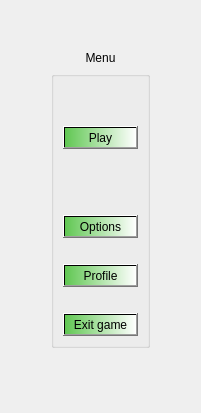
      <widget class="QWidget" name="page_GameMenu">
       <layout class="QGridLayout" name="gridLayout_4">
        <property name="bottomMargin">
         <number>25</number>
        </property>
        <item row="3" column="1">
         <widget class="QGroupBox" name="groupBox_7">
          <property name="title">
           <string/>
          </property>
          <property name="flat">
           <bool>true</bool>
          </property>
          <layout class="QVBoxLayout" name="verticalLayout_6">
           <item>
            <spacer name="verticalSpacer_10">
             <property name="orientation">
              <enum>Qt::Vertical</enum>
             </property>
             <property name="sizeHint" stdset="0">
              <size>
               <width>20</width>
               <height>40</height>
              </size>
             </property>
            </spacer>
           </item>
           <item>
            <layout class="QVBoxLayout" name="verticalLayout_7">
             <item>
              <widget class="QPushButton" name="pushButton_Play">
               <property name="cursor">
                <cursorShape>PointingHandCursor</cursorShape>
               </property>
               <property name="styleSheet">
                <string notr="true">background-color: qlineargradient(spread:pad, x1:0, y1:0, x2:1, y2:0, stop:0 rgba(96, 199, 82, 255), stop:1 rgba(255, 255, 255, 255));</string>
               </property>
               <property name="text">
                <string>Play</string>
               </property>
              </widget>
             </item>
             <item>
              <spacer name="horizontalSpacer_13">
               <property name="orientation">
                <enum>Qt::Horizontal</enum>
               </property>
               <property name="sizeHint" stdset="0">
                <size>
                 <width>40</width>
                 <height>20</height>
                </size>
               </property>
              </spacer>
             </item>
             <item>
              <spacer name="horizontalSpacer_43">
               <property name="orientation">
                <enum>Qt::Horizontal</enum>
               </property>
               <property name="sizeHint" stdset="0">
                <size>
                 <width>40</width>
                 <height>20</height>
                </size>
               </property>
              </spacer>
             </item>
             <item>
              <spacer name="horizontalSpacer_12">
               <property name="orientation">
                <enum>Qt::Horizontal</enum>
               </property>
               <property name="sizeHint" stdset="0">
                <size>
                 <width>40</width>
                 <height>20</height>
                </size>
               </property>
              </spacer>
             </item>
             <item>
              <widget class="QPushButton" name="pushButton_Options">
               <property name="cursor">
                <cursorShape>PointingHandCursor</cursorShape>
               </property>
               <property name="styleSheet">
                <string notr="true">background-color: qlineargradient(spread:pad, x1:0, y1:0, x2:1, y2:0, stop:0 rgba(96, 199, 82, 255), stop:1 rgba(255, 255, 255, 255));</string>
               </property>
               <property name="text">
                <string>Options</string>
               </property>
              </widget>
             </item>
             <item>
              <spacer name="horizontalSpacer_11">
               <property name="orientation">
                <enum>Qt::Horizontal</enum>
               </property>
               <property name="sizeHint" stdset="0">
                <size>
                 <width>40</width>
                 <height>20</height>
                </size>
               </property>
              </spacer>
             </item>
             <item>
              <widget class="QPushButton" name="pushButton_2">
               <property name="styleSheet">
                <string notr="true">background-color: qlineargradient(spread:pad, x1:0, y1:0, x2:1, y2:0, stop:0 rgba(96, 199, 82, 255), stop:1 rgba(255, 255, 255, 255));</string>
               </property>
               <property name="text">
                <string>Profile</string>
               </property>
              </widget>
             </item>
             <item>
              <spacer name="horizontalSpacer_14">
               <property name="orientation">
                <enum>Qt::Horizontal</enum>
               </property>
               <property name="sizeHint" stdset="0">
                <size>
                 <width>40</width>
                 <height>20</height>
                </size>
               </property>
              </spacer>
             </item>
             <item>
              <widget class="QPushButton" name="pushButton_Exit">
               <property name="cursor">
                <cursorShape>PointingHandCursor</cursorShape>
               </property>
               <property name="styleSheet">
                <string notr="true">background-color: qlineargradient(spread:pad, x1:0, y1:0, x2:1, y2:0, stop:0 rgba(96, 199, 82, 255), stop:1 rgba(255, 255, 255, 255));</string>
               </property>
               <property name="text">
                <string>Exit game</string>
               </property>
              </widget>
             </item>
            </layout>
           </item>
          </layout>
         </widget>
        </item>
        <item row="1" column="1">
         <spacer name="verticalSpacer_9">
          <property name="orientation">
           <enum>Qt::Vertical</enum>
          </property>
          <property name="sizeHint" stdset="0">
           <size>
            <width>20</width>
            <height>40</height>
           </size>
          </property>
         </spacer>
        </item>
        <item row="3" column="2">
         <spacer name="horizontalSpacer_17">
          <property name="orientation">
           <enum>Qt::Horizontal</enum>
          </property>
          <property name="sizeHint" stdset="0">
           <size>
            <width>40</width>
            <height>20</height>
           </size>
          </property>
         </spacer>
        </item>
        <item row="4" column="1">
         <spacer name="verticalSpacer_8">
          <property name="orientation">
           <enum>Qt::Vertical</enum>
          </property>
          <property name="sizeHint" stdset="0">
           <size>
            <width>20</width>
            <height>40</height>
           </size>
          </property>
         </spacer>
        </item>
        <item row="3" column="0">
         <spacer name="horizontalSpacer_16">
          <property name="orientation">
           <enum>Qt::Horizontal</enum>
          </property>
          <property name="sizeHint" stdset="0">
           <size>
            <width>40</width>
            <height>20</height>
           </size>
          </property>
         </spacer>
        </item>
        <item row="2" column="1">
         <widget class="QLabel" name="label_2">
          <property name="styleSheet">
           <string notr="true">font: 14pt &quot;Tempus Sans ITC&quot;;</string>
          </property>
          <property name="text">
           <string>Menu</string>
          </property>
          <property name="alignment">
           <set>Qt::AlignCenter</set>
          </property>
         </widget>
        </item>
       </layout>
      </widget>
